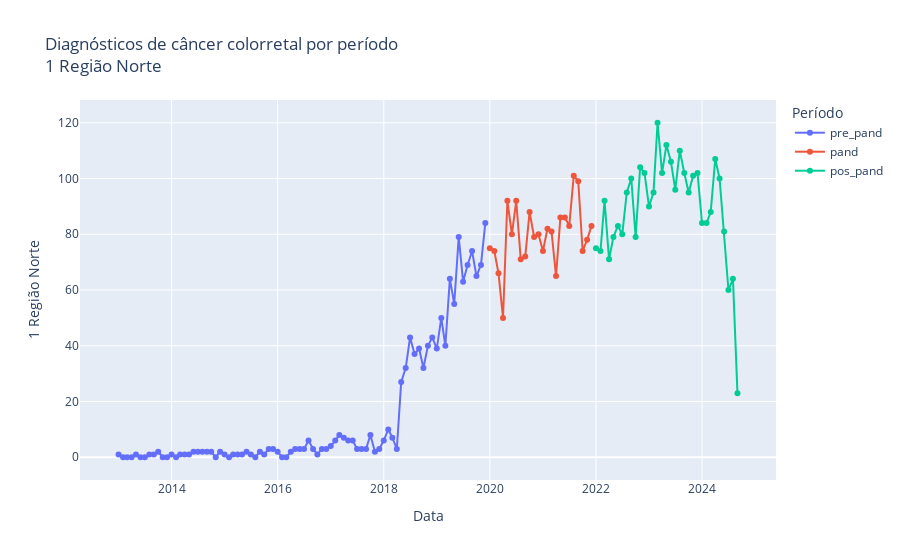
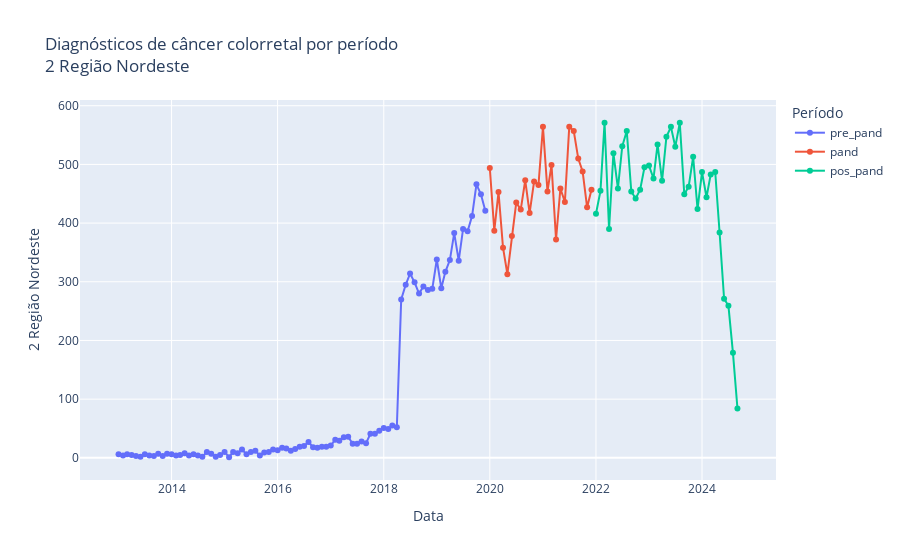
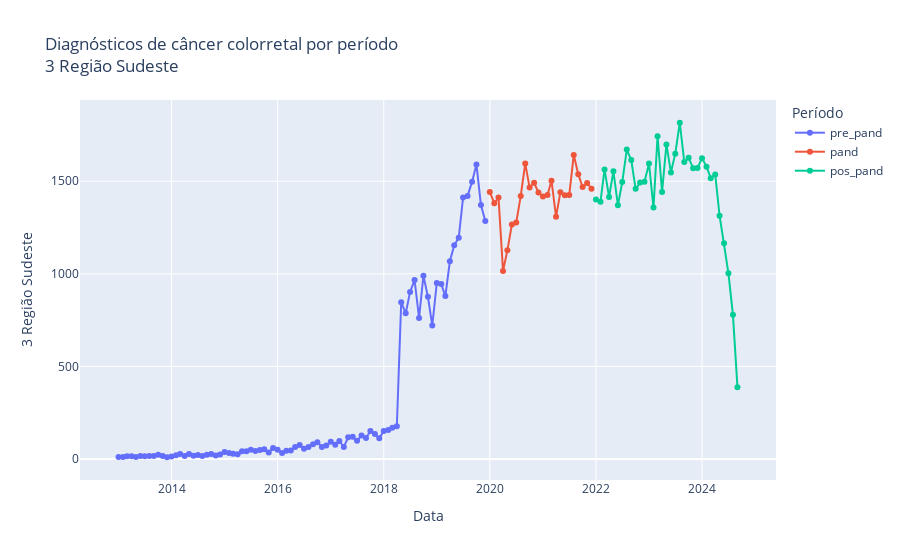
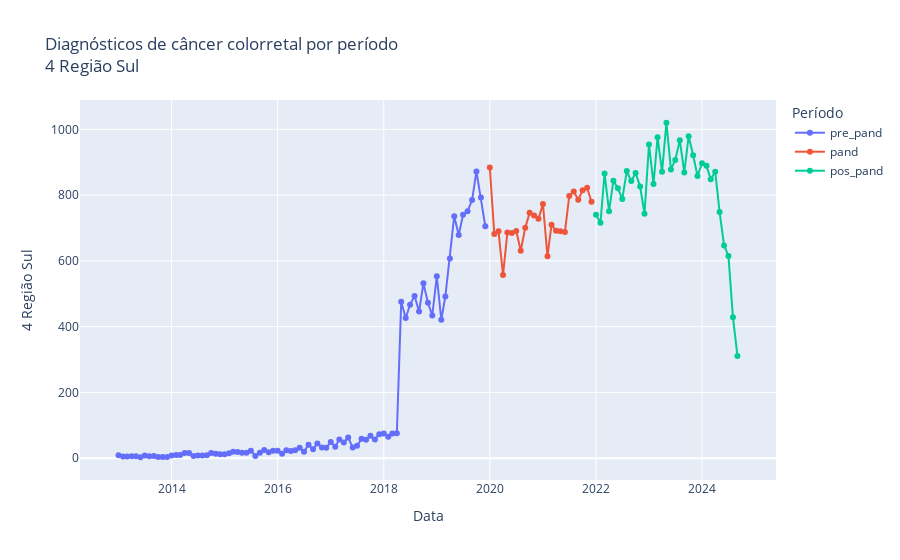

Here is the notebook cell these charts were saved with, in order:
### Code cell
for column in columns[1:]:
    fig = px.line(formated_df, x='Data', y=column, color='Período', markers=True, title=f"Diagnósticos de câncer colorretal por período <br>{column}")
    fig.show()
